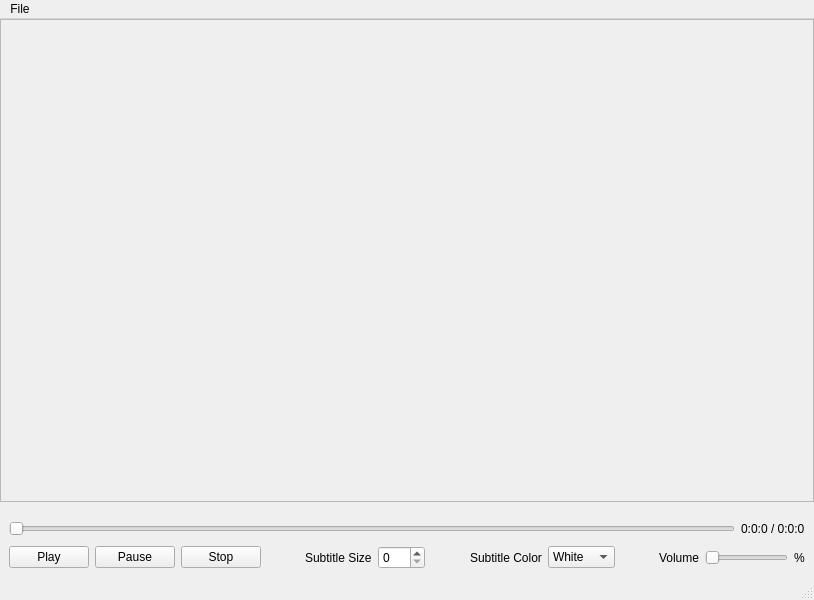
<?xml version="1.0" encoding="UTF-8"?>
<ui version="4.0">
 <class>MainWindow</class>
 <widget class="QMainWindow" name="MainWindow">
  <property name="geometry">
   <rect>
    <x>0</x>
    <y>0</y>
    <width>814</width>
    <height>600</height>
   </rect>
  </property>
  <property name="windowTitle">
   <string>MainWindow</string>
  </property>
  <widget class="QWidget" name="centralwidget">
   <layout class="QVBoxLayout" name="verticalLayout_2">
    <property name="spacing">
     <number>6</number>
    </property>
    <property name="leftMargin">
     <number>0</number>
    </property>
    <property name="topMargin">
     <number>0</number>
    </property>
    <property name="rightMargin">
     <number>0</number>
    </property>
    <property name="bottomMargin">
     <number>0</number>
    </property>
    <item>
     <widget class="QFrame" name="vlcFrame">
      <property name="frameShape">
       <enum>QFrame::StyledPanel</enum>
      </property>
      <property name="frameShadow">
       <enum>QFrame::Raised</enum>
      </property>
     </widget>
    </item>
    <item>
     <widget class="QWidget" name="controlsWidget" native="true">
      <property name="maximumSize">
       <size>
        <width>16777215</width>
        <height>70</height>
       </size>
      </property>
      <layout class="QVBoxLayout" name="verticalLayout">
       <item>
        <layout class="QHBoxLayout" name="horizontalLayout2">
         <item>
          <widget class="QSlider" name="positionSlider">
           <property name="maximum">
            <number>1000</number>
           </property>
           <property name="orientation">
            <enum>Qt::Horizontal</enum>
           </property>
          </widget>
         </item>
         <item>
          <widget class="QLabel" name="positionLabel">
           <property name="text">
            <string>0:0:0 / 0:0:0</string>
           </property>
          </widget>
         </item>
        </layout>
       </item>
       <item>
        <layout class="QHBoxLayout" name="horizontalLayout">
         <item>
          <widget class="QPushButton" name="buttonPlay">
           <property name="text">
            <string>Play</string>
           </property>
          </widget>
         </item>
         <item>
          <widget class="QPushButton" name="buttonPause">
           <property name="text">
            <string>Pause</string>
           </property>
          </widget>
         </item>
         <item>
          <widget class="QPushButton" name="buttonStop">
           <property name="text">
            <string>Stop</string>
           </property>
          </widget>
         </item>
         <item>
          <spacer name="horizontalSpacer1">
           <property name="orientation">
            <enum>Qt::Horizontal</enum>
           </property>
           <property name="sizeHint" stdset="0">
            <size>
             <width>40</width>
             <height>20</height>
            </size>
           </property>
          </spacer>
         </item>
         <item>
          <widget class="QLabel" name="subtitleSizeLabel">
           <property name="text">
            <string>Subtitle Size</string>
           </property>
          </widget>
         </item>
         <item>
          <widget class="QSpinBox" name="subtitleSizeSpinbox">
           <property name="minimum">
            <number>0</number>
           </property>
           <property name="maximum">
            <number>200</number>
           </property>
          </widget>
         </item>
         <item>
          <spacer name="horizontalSpacer3">
           <property name="orientation">
            <enum>Qt::Horizontal</enum>
           </property>
           <property name="sizeHint" stdset="0">
            <size>
             <width>40</width>
             <height>20</height>
            </size>
           </property>
          </spacer>
         </item>
         <item>
          <widget class="QLabel" name="subtitleColorLabel">
           <property name="text">
            <string>Subtitle Color</string>
           </property>
          </widget>
         </item>
         <item>
          <widget class="QComboBox" name="subtitleColorCombobox">
           <item>
            <property name="text">
             <string>White</string>
            </property>
           </item>
           <item>
            <property name="text">
             <string>Yellow</string>
            </property>
           </item>
          </widget>
         </item>
         <item>
          <spacer name="horizontalSpacer2">
           <property name="orientation">
            <enum>Qt::Horizontal</enum>
           </property>
           <property name="sizeHint" stdset="0">
            <size>
             <width>40</width>
             <height>20</height>
            </size>
           </property>
          </spacer>
         </item>
         <item>
          <widget class="QLabel" name="volumeLabel">
           <property name="text">
            <string>Volume</string>
           </property>
          </widget>
         </item>
         <item>
          <widget class="QSlider" name="volumeSlider">
           <property name="maximum">
            <number>150</number>
           </property>
           <property name="orientation">
            <enum>Qt::Horizontal</enum>
           </property>
          </widget>
         </item>
         <item>
          <widget class="QLabel" name="volumePercentLabel">
           <property name="text">
            <string>%</string>
           </property>
          </widget>
         </item>
        </layout>
       </item>
      </layout>
     </widget>
    </item>
   </layout>
  </widget>
  <widget class="QMenuBar" name="menubar">
   <property name="geometry">
    <rect>
     <x>0</x>
     <y>0</y>
     <width>814</width>
     <height>21</height>
    </rect>
   </property>
   <widget class="QMenu" name="menuFile">
    <property name="title">
     <string>File</string>
    </property>
    <addaction name="actionLoadMedia"/>
    <addaction name="actionLoadURL"/>
   </widget>
   <addaction name="menuFile"/>
  </widget>
  <widget class="QStatusBar" name="statusbar"/>
  <action name="actionLoadMedia">
   <property name="text">
    <string>Load Media</string>
   </property>
  </action>
  <action name="actionLoadURL">
   <property name="text">
    <string>Load URL</string>
   </property>
  </action>
 </widget>
 <resources/>
 <connections/>
</ui>
